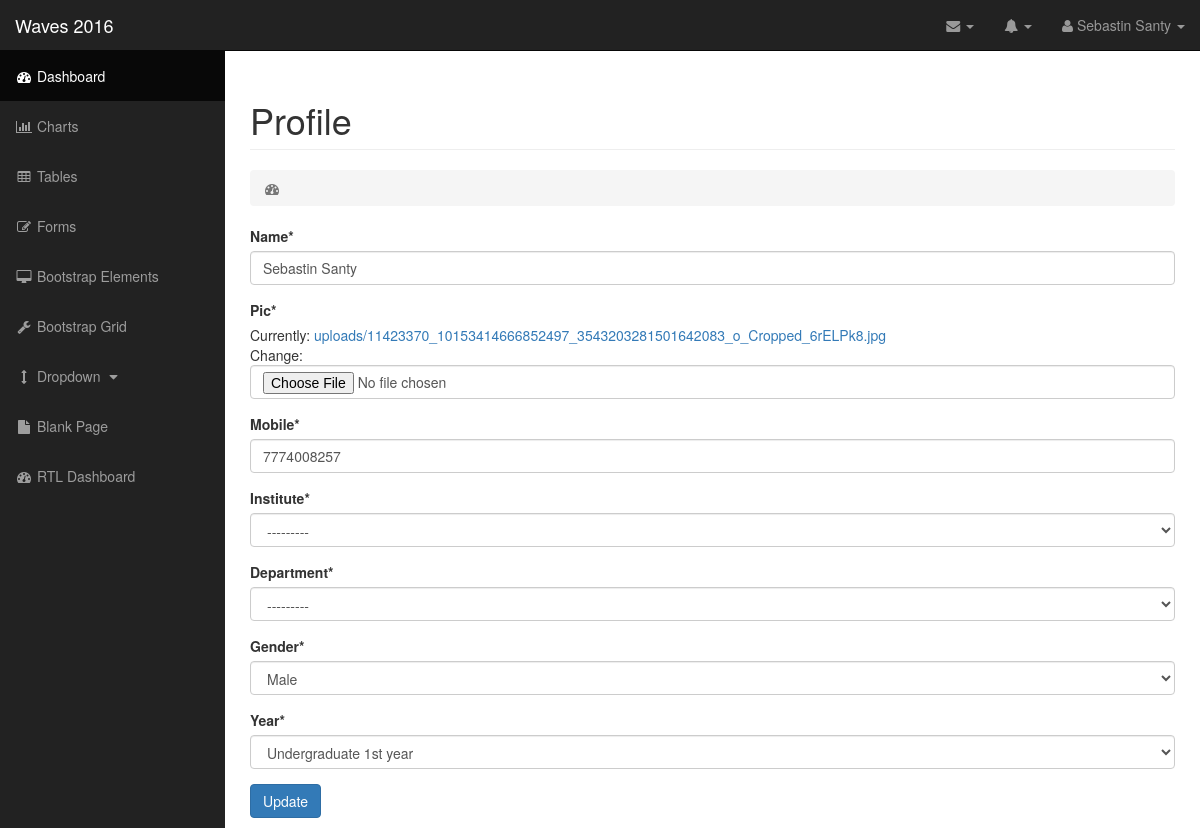
The app's page /profile/update/ (signed in) with its own data.
### wavesprofile/models.py (models this page shows)
class Profile(models.Model):
	user = models.OneToOneField(User, on_delete = models.CASCADE)
	name = models.CharField(max_length = 120)
	pic = models.FileField(upload_to = "uploads/", default = '')
	email = models.EmailField()
	mobile = models.CharField(max_length = 10)
	institute = models.CharField(max_length = 120)
	department = models.CharField(max_length = 60)
	gender = models.CharField(max_length = 1, choices=GENDER_CHOICES)
	dob = models.DateField(auto_now_add = True, auto_now = False)
	year = models.CharField(max_length =2, choices = YEAR_CHOICES)
	updatedtime = models.DateTimeField(auto_now_add = False, auto_now = True)
	settime = models.DateTimeField(auto_now_add = True, auto_now = False)

class Institute(models.Model):
	name = models.CharField(max_length=120)
	def __str__(self):
		return self.name

class Department(models.Model):
	name= models.CharField(max_length=60)
	def __str__(self):
		return self.name

### wavesprofile/views.py (the view)
# urls.py: url(r'^profile/update/$','wavesprofile.views.FillProfile', name='fillprofile'),
@login_required
def FillProfile(request):
	print(User.objects.get(username=request.user.username).email)
	if request.method == 'POST':
		if Profile.objects.filter(user=request.user).count() == 0:
			form = UpdateProfileForm(request.POST, request.FILES, initial={'user': request.user.id,'email':User.objects.get(username=request.user.username).email})
		else:
			profile_obj = Profile.objects.get(user=request.user)
			form = UpdateProfileForm(request.POST,request.FILES, instance=profile_obj)
		if form.is_valid():
			form.save()
			return redirect('profile')
	else:
		if Profile.objects.filter(user=request.user).count() == 0:
			form = UpdateProfileForm(initial={'user': request.user.id,'email':User.objects.get(username=request.user.username).email})
		else:
			profile_obj = Profile.objects.get(user=request.user)
			form = UpdateProfileForm(instance=profile_obj)
	context = {
		'form' : form
	}
	return render(request,"updateprofile.html",context)

### wavesprofile/forms.py
class UpdateProfileForm(forms.ModelForm):
	def __init__(self, *args, **kwargs):
		super(UpdateProfileForm, self).__init__(*args, **kwargs)
		self.fields['institute'] = forms.ModelChoiceField(queryset=Institute.objects)
		self.fields['department'] = forms.ModelChoiceField(queryset=Department.objects)
	class Meta:
		model = Profile
		exclude = []
		widgets = {'user': forms.HiddenInput(),'email': forms.HiddenInput()}

### templates/updateprofile.html (shortened to what this page needs)
{% extends 'base.html' %}
{% load crispy_forms_tags %}
{% block heading %}
Profile
{% endblock %}
{% block content %}
<!DOCTYPE html>
	<form method="POST" enctype="multipart/form-data">
		{{ form|crispy }}
		<input class = "btn btn-primary" type = "submit" value = "Update">
	</form>
{% endblock %}

### templates/base.html (shortened to what this page needs)
{% load staticfiles %}
<!DOCTYPE html>
<html lang="en">
<head>
    <link href="{% static 'css/bootstrap.min.css' %}" rel="stylesheet">
    <link href="{% static 'css/sb-admin.css' %}" rel="stylesheet">
    <link href="{% static 'css/plugins/morris.css' %}" rel="stylesheet">
    <link href="{% static 'font-awesome/css/font-awesome.min.css' %}" rel="stylesheet" type="text/css">
</head>
<body>
    <div id="wrapper">
        <nav class="navbar navbar-inverse navbar-fixed-top" role="navigation">
            <div class="navbar-header">
                <a class="navbar-brand" href="index.html">Waves 2016</a>
            </div>
            <ul class="nav navbar-right top-nav">
                <li class="dropdown">
                    <a href="#" class="dropdown-toggle" data-toggle="dropdown"><i class="fa fa-envelope"></i> <b class="caret"></b></a>
                </li>
                <li class="dropdown">
                    <a href="#" class="dropdown-toggle" data-toggle="dropdown"><i class="fa fa-bell"></i> <b class="caret"></b></a>
                </li>
                <li class="dropdown">
                    <a href="#" class="dropdown-toggle" data-toggle="dropdown"><i class="fa fa-user"></i> {{ request.user.profile.name }} <b class="caret"></b></a>
                </li>
            </ul>
            <div class="collapse navbar-collapse navbar-ex1-collapse">
                <ul class="nav navbar-nav side-nav">
                    <li class="active">
                        <a href="index.html"><i class="fa fa-fw fa-dashboard"></i> Dashboard</a>
                    </li>
                    <li>
                        <a href="charts.html"><i class="fa fa-fw fa-bar-chart-o"></i> Charts</a>
                    </li>
                    <li>
                        <a href="tables.html"><i class="fa fa-fw fa-table"></i> Tables</a>
                    </li>
                    <li>
                        <a href="forms.html"><i class="fa fa-fw fa-edit"></i> Forms</a>
                    </li>
                    <li>
                        <a href="bootstrap-elements.html"><i class="fa fa-fw fa-desktop"></i> Bootstrap Elements</a>
                    </li>
                    <li>
                        <a href="bootstrap-grid.html"><i class="fa fa-fw fa-wrench"></i> Bootstrap Grid</a>
                    </li>
                    <li>
                        <a href="javascript:;" data-toggle="collapse" data-target="#demo"><i class="fa fa-fw fa-arrows-v"></i> Dropdown <i class="fa fa-fw fa-caret-down"></i></a>
                    </li>
                    <li>
                        <a href="blank-page.html"><i class="fa fa-fw fa-file"></i> Blank Page</a>
                    </li>
                    <li>
                        <a href="index-rtl.html"><i class="fa fa-fw fa-dashboard"></i> RTL Dashboard</a>
                    </li>
                </ul>
            </div>
        </nav>
        <div id="page-wrapper">
            <div class="container-fluid">
                <div class="row">
                    <div class="col-lg-12">
                        <h1 class="page-header">
                            {% block heading %}
                            {% endblock %}
                        </h1>
                        <ol class="breadcrumb">
                            <li class="active">
                                <i class="fa fa-dashboard"></i>
                            </li>
                        </ol>
                    </div>
                </div>
                <div class="row">
                    <div class="col-lg-12">
                        {% block content %}
                        {% endblock %}
                    </div>
                </div>
            </div>
        </div>
    </div>
</body>
</html>

### static/assets/css/sb-admin.css (style rules this page uses)
body { margin-top: 100px; background-color: #222; }
@media (min-width:768px) { body { margin-top: 50px; } }
#wrapper { padding-left: 0; }
#page-wrapper { width: 100%; padding: 0; background-color: #fff; }
@media (min-width:768px) { #wrapper { padding-left: 225px; } }
@media (min-width:768px) { #page-wrapper { padding: 10px; } }
.top-nav { padding: 0 15px; }
.top-nav>li { display: inline-block; float: left; }
.top-nav>li>a { padding-top: 15px; padding-bottom: 15px; line-height: 20px; color: #999; }
@media (min-width:768px) { .side-nav { position: fixed; top: 51px; left: 225px; width: 225px; margin-left: -225px; border: none; border-radius: 0; overflow-y: auto; background-color: #222; bottom: 0; overflow-x: hidden; padding-bottom: 40px; } }
@media (min-width:768px) { .side-nav>li>a { width: 225px; } }

### records on screen
Profile: name "Sebastin Santy", mobile "7774008257", institute "---------", department "---------", gender "Male", year "Undergraduate 1st year"

### other values on screen
{{ request.user.profile.name }} "Sebastin Santy"
